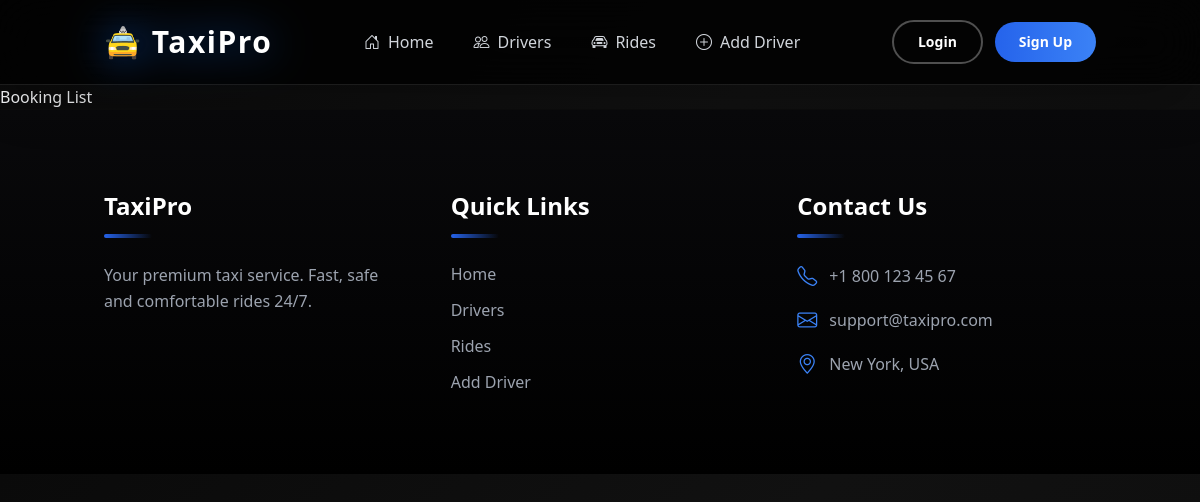
Page /rides/bookings/ on the earlier database version.
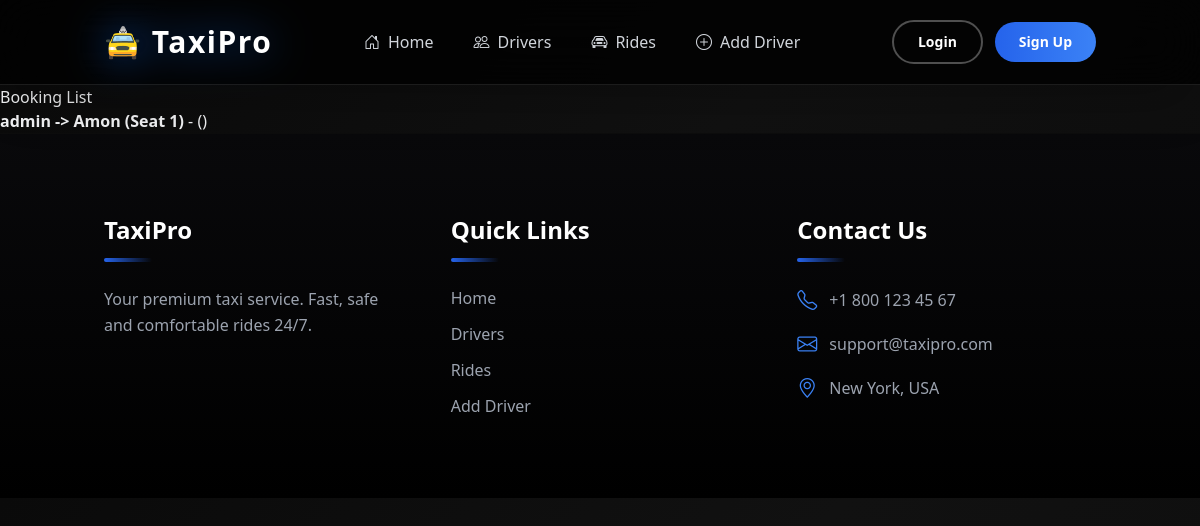
Same page on the later database version.
### rides/models.py (models this page shows, shortened)
class RideBooking(models.Model):
    ride = models.ForeignKey(Rides, on_delete=models.CASCADE)
    user = models.ForeignKey(User, on_delete=models.CASCADE, null=True, blank=True)
    name = models.CharField(max_length=100)
    phone = models.CharField(max_length=20)
    seat_number = models.IntegerField()

class Rides(models.Model):
    user = models.ForeignKey(User, on_delete=models.CASCADE)
    driver = models.ForeignKey(Drivers, on_delete=models.CASCADE)
    start_location = models.CharField(max_length=255)
    end_location = models.CharField(max_length=255)
    distance_km = models.FloatField()
    price = models.FloatField()
    status = models.CharField(
        max_length=20,
        choices=[('in process', 'In Process'), ('completed', 'Completed'), ('cancelled', 'Cancelled')],
        default='in process'
    )
    seat_number = models.PositiveSmallIntegerField(default=1)  # 1, 2, 3, 4
    created_at = models.DateTimeField(auto_now_add=True)
    def __str__(self):
        return f"{self.user.username} -> {self.driver.name} (Seat {self.seat_number})"

### accounts/models.py (models this page shows)
class CustomUser(AbstractUser):
    pass

### drivers/models.py (models this page shows, shortened)
class Drivers(models.Model):
    image = models.ImageField(upload_to='driver_images/', null=True, blank=True)
    name = models.CharField(max_length=100)
    phone_number = models.CharField(max_length=15)
    car_model = models.CharField(max_length=100)
    car_number = models.CharField(max_length=20)
    car_photo = models.ImageField(upload_to='car_images/', null=True, blank=True)
    rating = models.FloatField(default=5.0)
    status = models.BooleanField(default=True)
    created_at = models.DateTimeField(auto_now=True)

### rides/views.py (the view)
# urls.py: path("bookings/", book_list, name="booking_list"),
def book_list(request):
    bookings = RideBooking.objects.all()
    return render(request, 'rides/booking_list.html', {'bookings': bookings})

### templates/rides/booking_list.html (shortened to what this page needs)
{% extends "base.html" %}
{% block main %}
    <h1>Booking List</h1>
    <ul>
        {% for booking in bookings %}
            <li>
                <strong>{{ booking.ride }}</strong> - {{ booking.passenger_name }} ({{ booking.contact_info }})
            </li>
        {% endfor %}
    </ul>
{% endblock %}

Differences in the rows shown:
added RideBooking: ride "admin -> Amon (Seat 1)"
